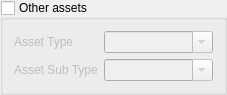
  <widget class="QGroupBox" name="Other_assets_Group">
   <property name="enabled">
    <bool>true</bool>
   </property>
   <property name="geometry">
    <rect>
     <x>550</x>
     <y>410</y>
     <width>221</width>
     <height>79</height>
    </rect>
   </property>
   <property name="title">
    <string>Other assets</string>
   </property>
   <property name="checkable">
    <bool>true</bool>
   </property>
   <property name="checked">
    <bool>false</bool>
   </property>
   <layout class="QFormLayout" name="formLayout_8">
    <property name="fieldGrowthPolicy">
     <enum>QFormLayout::AllNonFixedFieldsGrow</enum>
    </property>
    <item row="0" column="0">
     <widget class="QLabel" name="label_85">
      <property name="text">
       <string>Asset Type</string>
      </property>
     </widget>
    </item>
    <item row="0" column="1">
     <widget class="QComboBox" name="Other_Asset_Type">
      <property name="editable">
       <bool>true</bool>
      </property>
      <item>
       <property name="text">
        <string/>
       </property>
      </item>
      <item>
       <property name="text">
        <string>Fountain</string>
       </property>
      </item>
      <item>
       <property name="text">
        <string>Pond</string>
       </property>
      </item>
      <item>
       <property name="text">
        <string>Skate Bowl</string>
       </property>
      </item>
      <item>
       <property name="text">
        <string>Pontoon</string>
       </property>
      </item>
      <item>
       <property name="text">
        <string>Retaining Wall</string>
       </property>
      </item>
     </widget>
    </item>
    <item row="1" column="0">
     <widget class="QLabel" name="label_86">
      <property name="text">
       <string>Asset Sub Type</string>
      </property>
     </widget>
    </item>
    <item row="1" column="1">
     <widget class="QComboBox" name="Other_Asset_Sub_Type">
      <property name="editable">
       <bool>true</bool>
      </property>
      <item>
       <property name="text">
        <string/>
       </property>
      </item>
     </widget>
    </item>
   </layout>
  </widget>
